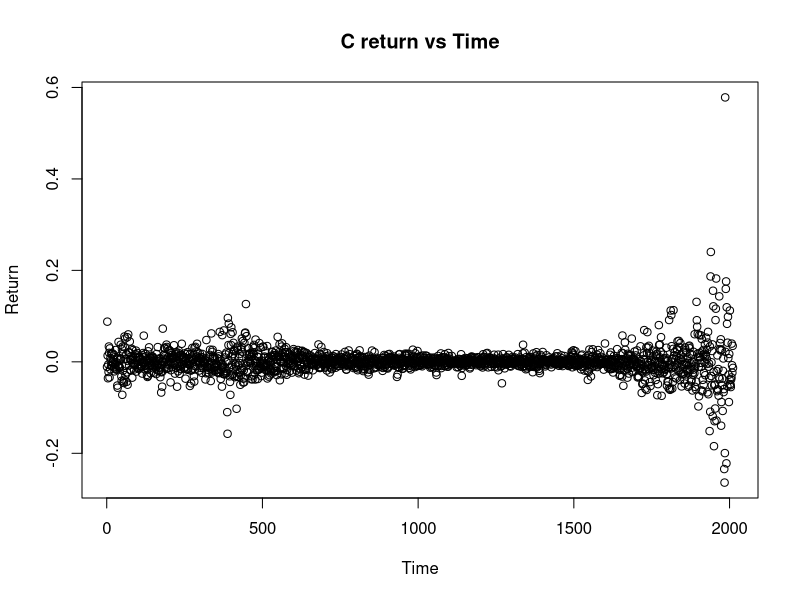

Source code (R): (Note: this script raises an error after producing the figure.)
rm(list = ls())
d = read.table("d-csp0108.txt", header=TRUE)

k = 2
plot(1:length(d[,1]), d[,k], main="C return vs Time", xlab="Time", ylab="Return")
dev.copy(png, "plots/plota1.png")
dev.off ()
k = 3
plot(1:length(d[,1]), d[,k], main="SP return vs Time", xlab="Time", ylab="Return")
dev.copy(png, "plots/plota2.png")
dev.off ()

k = 2
hist(d[,k], freq=FALSE, breaks=100, col='green', main='Probability Distribution of C returns', xlab='C returns')
x <- seq(-0.5, 0.5, length=1000)
lines(x, dnorm(x, mean(d[,k]), sd(d[,k])))
dev.copy(png, "plots/plota3.png")
dev.off ()

k = 3
hist(d[,k], freq=FALSE, breaks=100, col='green', main='Probability Distribution of SP returns', xlab='SP returns')
x <- seq(-0.5, 0.5, length=1000)
lines(x, dnorm(x, mean(d[,k]), sd(d[,k])))
dev.copy(png, "plots/plota4.png")
dev.off ()
